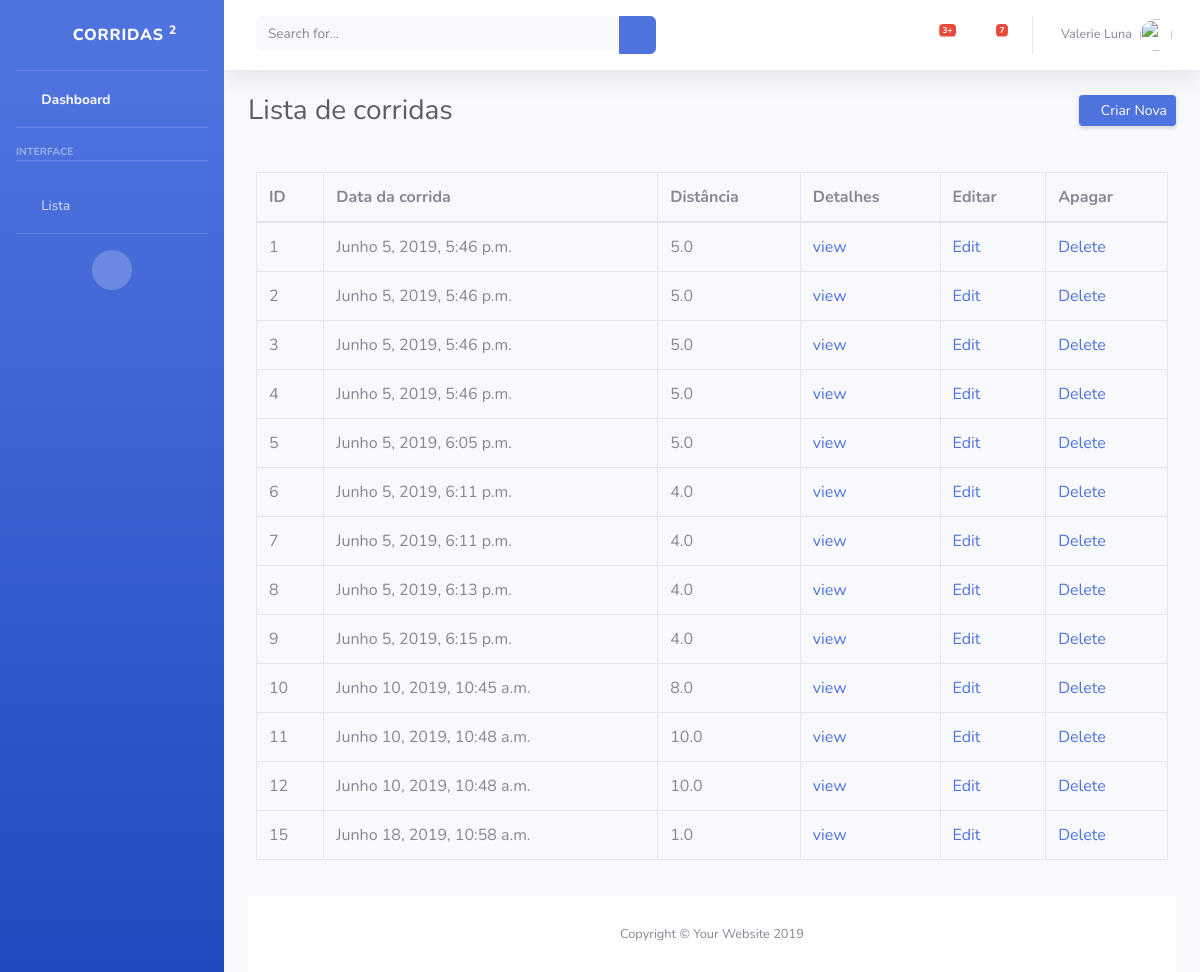
The page /run/runs on the database as committed earlier.
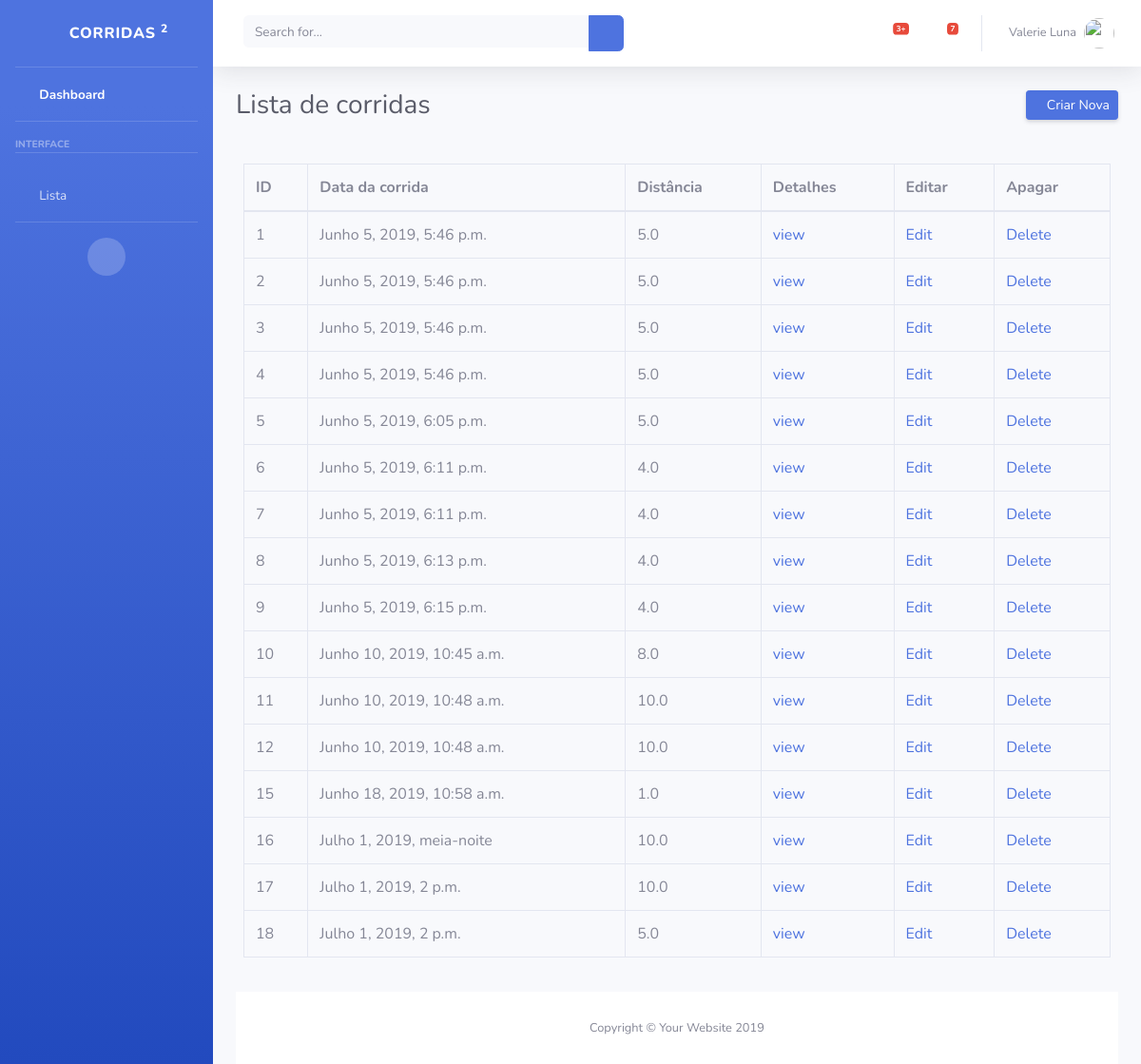
The same page on the database as committed later.
### core/models.py (models this page shows)
class Run(models.Model):
    id_run = models.AutoField(primary_key=True)
    run_date = models.DateTimeField(default=timezone.now)
    created_date = models.DateTimeField( default=timezone.now)
    total_time = models.CharField(max_length=200)
    distance = models.FloatField()
    class Meta:
        verbose_name = 'Corrida'
        verbose_name_plural = 'Corridas'

### core/views.py (the view)
# urls.py: path('runs', views.RunList.as_view(), name='run_list'),
class RunList(ListView):
    model = Run

### core/templates/core/run_list.html (shortened to what this page needs)
{% extends 'base.html' %}
{% block content %}
<div class="d-sm-flex align-items-center justify-content-between mb-4">
    <h1 class="h3 mb-0 text-gray-800">Lista de corridas</h1>
    <a href="{% url 'run_form'%}" class="d-none d-sm-inline-block btn btn-sm btn-primary shadow-sm"><i
            class="fas fa-download fa-sm text-white-50"></i> Criar Nova</a>
</div>
<div class="row">
        <div class="card-body">
                <div class="table-responsive">
                    <table class="table table-bordered" id="dataTable" width="100%" cellspacing="0">
                        <thead>
                            <tr>
                                <th>ID</th>
                                <th>Data da corrida</th>
                                <th>Distância</th>
                                <th>Detalhes</th>
                                <th>Editar</th>
                                <th>Apagar</th>
                            </tr>
                        </thead>
                        <tbody>
                            {% for r in object_list %}
                            <tr>
                                <td>{{ r.id_run }}</td>
                                <td>{{ r.run_date }}</td>
                                <td>{{ r.distance }}</td>
                                <td><a href="{% url 'run_view' r.id_run %}">view</a></td>
                                <td><a href="{% url 'run_edit' r.id_run %}">Edit</a></td>
                                <td><a href="{% url 'run_delete' r.id_run %}">Delete</a></td>
                            </tr>
                            {% endfor %}
                        </tbody>
                    </table>
                </div>
            </div>
            {% endblock %}

### core/templates/base.html (shortened to what this page needs)
{% load static %}
<!DOCTYPE html>
<html lang="en">
<head>
  <link rel="stylesheet" type="text/css" href="{% static 'vendor/fontawesome-free/css/all.min.css' %}">
  <link rel="stylesheet" type="text/css" href="{% static 'css/sb-admin-2.min.css' %}">
</head>
<body id="page-top">
  <div id="wrapper">
    <ul class="navbar-nav bg-gradient-primary sidebar sidebar-dark accordion" id="accordionSidebar">
      <a class="sidebar-brand d-flex align-items-center justify-content-center" href="index.html">
        <div class="sidebar-brand-icon rotate-n-15">
          <i class="fas fa-laugh-wink"></i>
        </div>
        <div class="sidebar-brand-text mx-3">Corridas <sup>2</sup></div>
      </a>
      <hr class="sidebar-divider my-0">
      <li class="nav-item active">
        <a class="nav-link" href="index.html">
          <i class="fas fa-fw fa-tachometer-alt"></i>
          <span>Dashboard</span></a>
      </li>
      <hr class="sidebar-divider">
      <div class="sidebar-heading">
        Interface
      </div>
      <hr class="sidebar-divider">
      <li class="nav-item">
        <a class="nav-link" href="{% url 'run_list'%}">
          <i class="fas fa-fw fa-table"></i>
          <span>Lista </span></a>
      </li>
      <hr class="sidebar-divider d-none d-md-block">
      <div class="text-center d-none d-md-inline">
        <button class="rounded-circle border-0" id="sidebarToggle"></button>
      </div>
    </ul>
    <div id="content-wrapper" class="d-flex flex-column">
      <div id="content">
        <nav class="navbar navbar-expand navbar-light bg-white topbar mb-4 static-top shadow">
          <form class="d-none d-sm-inline-block form-inline mr-auto ml-md-3 my-2 my-md-0 mw-100 navbar-search">
            <div class="input-group">
              <input type="text" class="form-control bg-light border-0 small" placeholder="Search for..." aria-label="Search" aria-describedby="basic-addon2">
              <div class="input-group-append">
                <button class="btn btn-primary" type="button">
                  <i class="fas fa-search fa-sm"></i>
                </button>
              </div>
            </div>
          </form>
          <ul class="navbar-nav ml-auto">
            <li class="nav-item dropdown no-arrow mx-1">
              <a class="nav-link dropdown-toggle" href="#" id="alertsDropdown" role="button" data-toggle="dropdown" aria-haspopup="true" aria-expanded="false">
                <i class="fas fa-bell fa-fw"></i>
                <span class="badge badge-danger badge-counter">3+</span>
              </a>
            </li>
            <li class="nav-item dropdown no-arrow mx-1">
              <a class="nav-link dropdown-toggle" href="#" id="messagesDropdown" role="button" data-toggle="dropdown" aria-haspopup="true" aria-expanded="false">
                <i class="fas fa-envelope fa-fw"></i>
                <span class="badge badge-danger badge-counter">7</span>
              </a>
            </li>
            <li class="nav-item dropdown no-arrow">
              <a class="nav-link dropdown-toggle" href="#" id="userDropdown" role="button" data-toggle="dropdown" aria-haspopup="true" aria-expanded="false">
                <span class="mr-2 d-none d-lg-inline text-gray-600 small">Valerie Luna</span>
                <img class="img-profile rounded-circle" src="https://source.unsplash.com/QAB-WJcbgJk/60x60">
              </a>
            </li>
          </ul>
        </nav>
        <div class="container-fluid">
        {% block content %}
        {% endblock %}
      </div>
      <footer class="sticky-footer bg-white">
        <div class="container my-auto">
          <div class="copyright text-center my-auto">
            <span>Copyright &copy; Your Website 2019</span>
          </div>
        </div>
      </footer>
    </div>
  </div>
</body>
</html>

Rows that differ between the two databases and show on the page:
added Run: id_run "16", run_date "Julho 1, 2019, meia-noite", distance "10.0"
added Run: id_run "17", run_date "Julho 1, 2019, 2 p.m.", distance "10.0"
added Run: id_run "18", run_date "Julho 1, 2019, 2 p.m.", distance "5.0"
